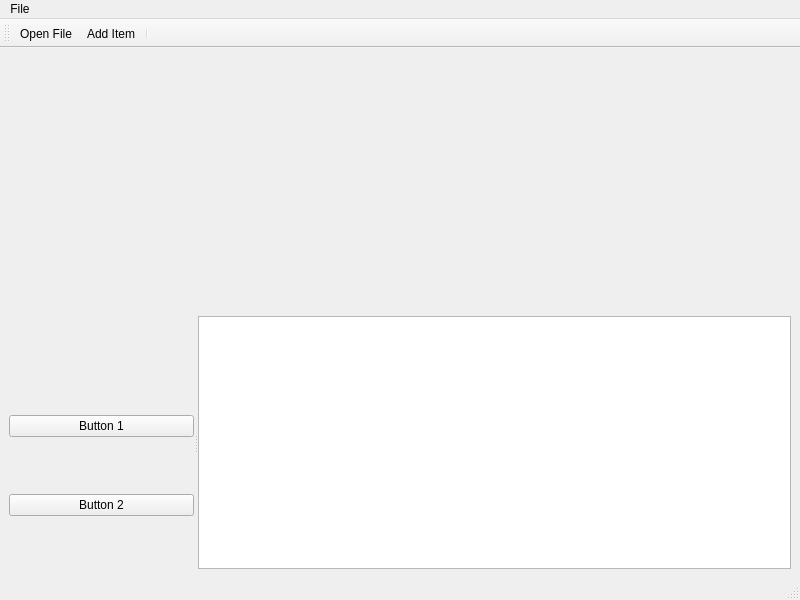
<?xml version="1.0" encoding="UTF-8"?>
<ui version="4.0">
 <class>MainWindow</class>
 <widget class="QMainWindow" name="MainWindow">
  <property name="geometry">
   <rect>
    <x>0</x>
    <y>0</y>
    <width>800</width>
    <height>600</height>
   </rect>
  </property>
  <property name="windowTitle">
   <string>MainWindow</string>
  </property>
  <widget class="QWidget" name="centralwidget">
   <layout class="QVBoxLayout" name="verticalLayout_2">
    <item>
     <widget class="QVTKOpenGLNativeWidget" name="vtkWidget" native="true">
      <property name="minimumSize">
       <size>
        <width>0</width>
        <height>200</height>
       </size>
      </property>
     </widget>
    </item>
    <item>
     <widget class="QSplitter" name="splitter">
      <property name="orientation">
       <enum>Qt::Orientation::Horizontal</enum>
      </property>
      <widget class="QSplitter" name="splitter_2">
       <property name="orientation">
        <enum>Qt::Orientation::Horizontal</enum>
       </property>
       <widget class="QWidget" name="buttonWidget">
        <layout class="QVBoxLayout" name="verticalLayout">
         <item>
          <spacer name="horizontalSpacer">
           <property name="orientation">
            <enum>Qt::Orientation::Horizontal</enum>
           </property>
           <property name="sizeHint" stdset="0">
            <size>
             <width>78</width>
             <height>48</height>
            </size>
           </property>
          </spacer>
         </item>
         <item>
          <widget class="QPushButton" name="pushButton">
           <property name="text">
            <string>Button 1</string>
           </property>
          </widget>
         </item>
         <item>
          <widget class="QPushButton" name="pushButton_2">
           <property name="text">
            <string>Button 2</string>
           </property>
          </widget>
         </item>
        </layout>
       </widget>
       <widget class="QTreeView" name="treeView">
        <property name="contextMenuPolicy">
         <enum>Qt::ContextMenuPolicy::ActionsContextMenu</enum>
        </property>
       </widget>
      </widget>
     </widget>
    </item>
   </layout>
  </widget>
  <widget class="QMenuBar" name="menubar">
   <property name="geometry">
    <rect>
     <x>0</x>
     <y>0</y>
     <width>800</width>
     <height>22</height>
    </rect>
   </property>
   <widget class="QMenu" name="menuFile">
    <property name="title">
     <string>File</string>
    </property>
    <addaction name="actionOpen_File"/>
    <addaction name="actionAdd_Item"/>
   </widget>
   <addaction name="menuFile"/>
  </widget>
  <widget class="QToolBar" name="mainToolBar">
   <property name="windowTitle">
    <string>toolBar</string>
   </property>
   <attribute name="toolBarArea">
    <enum>TopToolBarArea</enum>
   </attribute>
   <attribute name="toolBarBreak">
    <bool>false</bool>
   </attribute>
   <addaction name="actionOpen_File"/>
   <addaction name="actionAdd_Item"/>
   <addaction name="separator"/>
  </widget>
  <widget class="QStatusBar" name="statusbar"/>
  <action name="actionOpen_File">
   <property name="icon">
    <iconset resource="icons.qrc">
     <normaloff>:/Icons/icons/fileopen.png</normaloff>:/Icons/icons/fileopen.png</iconset>
   </property>
   <property name="text">
    <string>Open File</string>
   </property>
  </action>
  <action name="actionItem_Options">
   <property name="text">
    <string>Item Options</string>
   </property>
  </action>
  <action name="actionAdd_Item">
   <property name="text">
    <string>Add Item</string>
   </property>
  </action>
 </widget>
 <customwidgets>
  <customwidget>
   <class>QVTKOpenGLNativeWidget</class>
   <extends>QWidget</extends>
   <header>QVTKOpenGLNativeWidget.h</header>
  </customwidget>
 </customwidgets>
 <resources>
  <include location="icons.qrc"/>
 </resources>
 <connections/>
</ui>
